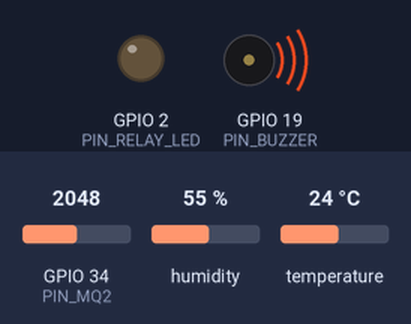
Recording of a sketch running on a simulated ESP32. On the bench: output pins drawn as LEDs (lit = HIGH), buzzer (waves = sounding). The test bench sets the inputs (shaded band); at power-on: GPIO 34 (PIN_MQ2) = 2048, humidity 55 %, temperature 24 °C. WiFi joins after 1.5 s; servers stay silent unless stated; random numbers use the default seed unless the sketch sets one; no MQTT or app messages arrive unless stated; what the sketch prints to the serial monitor is not drawn.

Above: at 3.7 s.
3.8 s: GPIO 34 (PIN_MQ2) set to 1038
6.5 s: GPIO 34 (PIN_MQ2) set to 950
At 7.8 s:
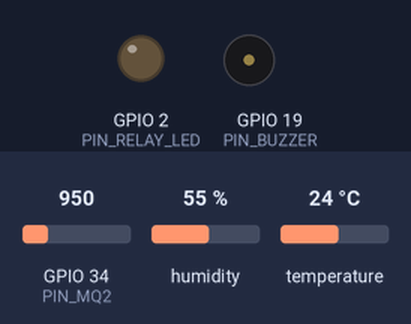
13.5 s: GPIO 34 (PIN_MQ2) set to 1040
At 14.3 s:
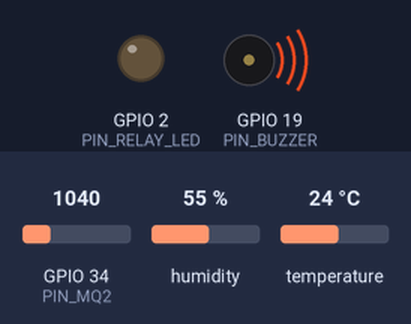
15.0 s: GPIO 34 (PIN_MQ2) set to 960
At 15.5 s:
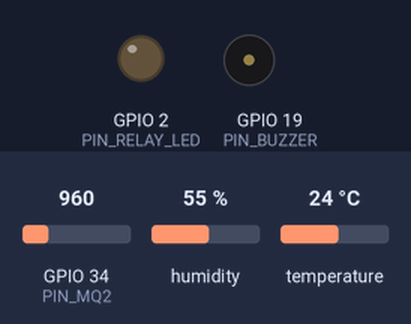
Timing chart, 0 to 17.5 s (numbered marks = the images above; inputs shaded):
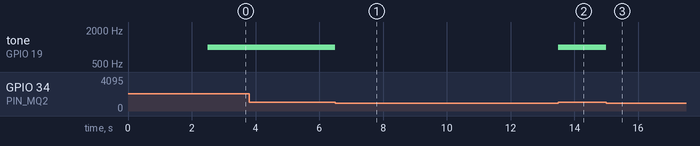

The sketch:

esp32_2_safety_control.ino
```cpp
/*
  =============================================================================
  PROYEK PTI 2026 - MONITORING LISTRIK & KEAMANAN RUMAH
  FIRMWARE ESP32 #2 : KEAMANAN LINGKUNGAN & KONTROL AKTUATOR
  =============================================================================
  Perangkat Keras : Sensor MQ-2, Sensor DHT22, LED (Simulasi Relay), Buzzer Alarm
  Topic Publish   : kelompok20/safety/data      (Telemetri Gas & Suhu)
  Topic Subscribe : kelompok20/control/command  (Menerima Perintah dari Web/Jarvis)
  Topic Feedback  : kelompok20/control/status   (Konfirmasi Status Eksekusi)
  Broker          : EMQX Cloud (j3a33332.ala.asia-southeast1.emqxsl.com:8883)
  =============================================================================
*/

#include <WiFi.h>
#include <WiFiClientSecure.h>
#include <PubSubClient.h>
#include <DHT.h>
#include <ArduinoJson.h>

// ===== 1. KONFIGURASI PIN PERANGKAT KERAS =====
#define PIN_MQ2         34   // Input Analog ADC untuk Sensor Gas MQ-2
#define PIN_DHT         4    // Pin Data untuk Sensor Suhu/Kelembaban DHT22
#define DHTTYPE         DHT22
#define PIN_RELAY_LED   2    // Pin Output untuk Lampu / Relay LED
#define PIN_BUZZER      19   // Pin Output untuk Alarm Buzzer (DIPERBAIKI)

// Batas aman kadar gas (ADC 0 - 4095). Baseline udara normal: 400-750. Jika >= 1000, alarm berbunyi lokal otomatis
#define GAS_THRESHOLD   1000

// ===== 2. KONFIGURASI WI-FI & BROKER MQTT =====
const char* ssid            = "NAMA_WIFI_ANDA";       // Ganti dengan SSID Wi-Fi
const char* password        = "PASSWORD_WIFI_ANDA";   // Ganti dengan Password Wi-Fi
const char* mqtt_server     = "j3a33332.ala.asia-southeast1.emqxsl.com";
const int   mqtt_port       = 8883;
const char* mqtt_user       = "kelompok20";
const char* mqtt_pass       = "Anggaiot123";

const char* topic_telemetry = "kelompok20/safety/data";
const char* topic_command   = "kelompok20/control/command";
const char* topic_status    = "kelompok20/control/status";

DHT dht(PIN_DHT, DHTTYPE);
WiFiClientSecure espClient;
PubSubClient client(espClient);

// Status Perangkat Saat Ini
bool stateRelay       = false; // false = OFF, true = ON
bool stateBuzzer      = false; // false = OFF, true = ON (kontrol manual)
bool isGasDangerLocal = false; // Status bahaya gas lokal

// ===== FITUR SNOOZE BUZZER 15 MENIT =====
const unsigned long SNOOZE_DURATION = 15UL * 60UL * 1000UL; // 15 menit (dalam milidetik)
unsigned long snoozeStartTime       = 0;
bool isBuzzerSnoozed                = false;

unsigned long lastSend = 0;
const unsigned long intervalSend = 3000; // Kirim data telemetri tiap 3 detik

// ===== PERBAIKAN: FUNGSI KONTROL BUZZER DENGAN TONE =====
// Menggunakan frekuensi 1000 Hz sesuai hasil pengujian buzzer.
const int BUZZER_FREQUENCY = 1000;

// Menyimpan kondisi fisik buzzer agar tone() tidak terus diulang.
bool buzzerPhysicalOn = false;

void setBuzzer(bool on) {

  // Tidak perlu mengulang perintah jika status tidak berubah.
  if (on == buzzerPhysicalOn) {
    return;
  }

  if (on) {
    tone(PIN_BUZZER, BUZZER_FREQUENCY);
    Serial.println("[BUZZER] Berbunyi 1000 Hz");
  } else {
    noTone(PIN_BUZZER);
    Serial.println("[BUZZER] Berhenti berbunyi");
  }

  buzzerPhysicalOn = on;
}

// ===== FUNGSI MENGIRIM KONFIRMASI STATUS (FEEDBACK) KE MQTT =====
void sendFeedback(String device, String state) {
  if (!client.connected()) return;

  StaticJsonDocument<128> doc;
  doc["device"] = device;
  doc["state"]  = state;

  char buf[128];
  serializeJson(doc, buf);
  client.publish(topic_status, buf);
  Serial.printf("[FEEDBACK] Terkirim: %s = %s\n", device.c_str(), state.c_str());
}

// ===== CALLBACK SAAT MENERIMA INSTRUKSI (DARI WEB DASHBOARD / JARVIS AI) =====
void mqttCallback(char* topic, byte* payload, unsigned int length) {
  String message = "";
  for (unsigned int i = 0; i < length; i++) {
    message += (char)payload[i];
  }
  Serial.printf("\n[MQTT INSTRUKSI DITERIMA] Topic: %s | Pesan: %s\n", topic, message.c_str());

  StaticJsonDocument<256> doc;
  DeserializationError error = deserializeJson(doc, message);
  if (error) {
    Serial.println("[ERROR] Gagal parsing JSON instruksi!");
    return;
  }

  // Ambil target dan action dengan aman dari payload JSON
  String target = "";
  if (doc.containsKey("target")) {
    target = doc["target"].as<String>();
  } else if (doc.containsKey("device")) {
    target = doc["device"].as<String>();
  }

  String action = "";
  if (doc.containsKey("action")) {
    action = doc["action"].as<String>();
  } else if (doc.containsKey("state")) {
    action = doc["state"].as<String>();
  }

  target.toLowerCase();
  target.trim();
  action.toUpperCase();
  action.trim();

  Serial.printf("[DEBUG PARSING] Target: '%s' | Action: '%s'\n", target.c_str(), action.c_str());

  // A. KONTROL LAMPU / RELAY LED
  if (target == "relay_led" || target == "lampu" || target == "led") {
    stateRelay = (action == "ON");
    digitalWrite(PIN_RELAY_LED, stateRelay ? HIGH : LOW);
    Serial.println("[EKSEKUSI] Status Relay LED sekarang: " + String(stateRelay ? "ON" : "OFF"));
    sendFeedback("relay_led", stateRelay ? "ON" : "OFF");
  }

  // B. KONTROL MANUAL ALARM BUZZER DENGAN FITUR SNOOZE 15 MENIT
  else if (target == "buzzer" || target == "alarm") {
    if (action == "ON") {
      stateBuzzer = true;
      isBuzzerSnoozed = false; // Batalkan snooze jika pengguna sengaja membunyikan manual

      // PERBAIKAN: Gunakan tone() melalui setBuzzer()
      setBuzzer(true);

      Serial.println("[EKSEKUSI] Status Buzzer sekarang: ON (Manual)");
      sendFeedback("buzzer", "ON");

    } else if (action == "OFF") {
      stateBuzzer = false;

      // Jika saat ini sedang terdeteksi bahaya gas, aktifkan mode SNOOZE 15 Menit!
      if (isGasDangerLocal) {
        isBuzzerSnoozed = true;
        snoozeStartTime = millis();
        Serial.println("[SNOOZE] Buzzer dimatikan oleh user saat gas tinggi! Mode hening aktif selama 15 menit.");
      } else {
        isBuzzerSnoozed = false;
      }

      // PERBAIKAN: Gunakan noTone() melalui setBuzzer()
      setBuzzer(false);

      Serial.println("[EKSEKUSI] Status Buzzer sekarang: OFF");
      sendFeedback("buzzer", "OFF");
    }
  }
}

// ===== FUNGSI KONEKSI WI-FI =====
void connectWifi() {
  Serial.print("Menghubungkan ke Wi-Fi: ");
  Serial.println(ssid);
  WiFi.mode(WIFI_STA);
  WiFi.begin(ssid, password);

  int retries = 0;
  while (WiFi.status() != WL_CONNECTED && retries < 25) {
    delay(500);
    Serial.print(".");
    retries++;
  }

  if (WiFi.status() == WL_CONNECTED) {
    Serial.println("\n[WIFI] Terhubung! IP: " + WiFi.localIP().toString());
  } else {
    Serial.println("\n[WIFI] Belum terhubung, akan dicoba ulang di background...");
  }
}

// ===== FUNGSI KONEKSI MQTT & SUBSCRIBE =====
void reconnectMqtt() {
  if (!client.connected()) {
    Serial.print("[MQTT] Menghubungkan ke EMQX Cloud...");
    String clientId = "ESP32_SAFETY_" + String(random(0xffff), HEX);

    if (client.connect(clientId.c_str(), mqtt_user, mqtt_pass)) {
      Serial.println(" Berhasil terhubung!");
      // Wajib subscribe ke topic command kontrol
      client.subscribe(topic_command);
      Serial.println("[MQTT] Berhasil subscribe ke topic: " + String(topic_command));
    } else {
      Serial.print(" Gagal, rc=");
      Serial.println(client.state());
    }
  }
}

void setup() {
  Serial.begin(115200);
  delay(1000);
  Serial.println("\n=== ESP32 #2 KEAMANAN & KONTROL AKTUATOR ===");

  // Inisialisasi Pin Output
  pinMode(PIN_RELAY_LED, OUTPUT);
  pinMode(PIN_BUZZER, OUTPUT);
  digitalWrite(PIN_RELAY_LED, LOW);
  digitalWrite(PIN_BUZZER, LOW);

  // Inisialisasi Sensor DHT22
  dht.begin();

  // Koneksi Jaringan
  connectWifi();

  espClient.setInsecure();
  client.setServer(mqtt_server, mqtt_port);
  client.setCallback(mqttCallback);
  client.setBufferSize(512);
}

void loop() {
  // Jaga koneksi MQTT secara non-blocking
  if (WiFi.status() == WL_CONNECTED) {
    if (!client.connected()) {
      static unsigned long lastReconnect = 0;
      if (millis() - lastReconnect > 5000) {
        lastReconnect = millis();
        reconnectMqtt();
      }
    } else {
      client.loop(); // Memproses pesan masuk dari MQTT
    }
  }

  // ===== 1. LOCAL SAFETY LOGIC & SNOOZE 15 MENIT =====
  int gasRaw = analogRead(PIN_MQ2);
  isGasDangerLocal = (gasRaw > GAS_THRESHOLD);

  // A. Periksa apakah masa hening (Snooze 15 menit) sudah kedaluwarsa
  if (isBuzzerSnoozed) {
    if (millis() - snoozeStartTime >= SNOOZE_DURATION) {
      isBuzzerSnoozed = false; // Masa snooze 15 menit habis!
      Serial.println("[SNOOZE BERAKHIR] 15 menit telah lewat. Jika gas masih tinggi, buzzer akan berbunyi lagi!");
    }
  }

  // B. Jika kadar gas sudah kembali turun normal (< 1000), reset status snooze otomatis
  if (!isGasDangerLocal) {
    isBuzzerSnoozed = false;
  }

  // C. Logika Bunyi Buzzer:
  // Berbunyi jika: (Dinyalakan manual) ATAU (Gas bahaya DAN TIDAK sedang di-snooze)
  bool shouldBuzzerSound = stateBuzzer || (isGasDangerLocal && !isBuzzerSnoozed);

  // PERBAIKAN: Kontrol buzzer menggunakan tone() / noTone()
  setBuzzer(shouldBuzzerSound);

  // ===== 2. KIRIM TELEMETRI KE CLOUD TIAP 3 DETIK =====
  unsigned long now = millis();
  if (now - lastSend >= intervalSend) {
    lastSend = now;

    float temp = dht.readTemperature();
    float hum  = dht.readHumidity();

    if (isnan(temp)) temp = 28.5; // Nilai fallback jika DHT22 baru menyala
    if (isnan(hum))  hum  = 65.0;

    Serial.printf("[SENSOR] Gas: %d ppm (%s%s) | Suhu: %.1f C | Hum: %.1f%% | Relay: %s | Buzzer: %s\n",
                  gasRaw,
                  isGasDangerLocal ? "BAHAYA" : "AMAN",
                  isBuzzerSnoozed ? " [SNOOZE 15m]" : "",
                  temp, hum,
                  stateRelay ? "ON" : "OFF",
                  shouldBuzzerSound ? "ON" : "OFF");

    // Format Payload Telemetri untuk Laravel & Dashboard
    StaticJsonDocument<256> doc;
    doc["device_id"]   = "esp32_safety_02";
    doc["gas_ppm"]     = gasRaw;
    doc["temperature"] = temp;
    doc["humidity"]    = hum;
    doc["gas_danger"]  = isGasDangerLocal;
    doc["buzzer"]      = shouldBuzzerSound ? "ON" : "OFF";
    doc["relay_led"]   = stateRelay ? "ON" : "OFF";

    char buffer[256];
    serializeJson(doc, buffer);

    if (client.connected()) {
      client.publish(topic_telemetry, buffer);
      Serial.println("-> Telemetri terkirim ke: " + String(topic_telemetry));
    }
  }
}
```

Measured:
- the behaviour switches between 1001 and 1000 on GPIO 34 (PIN_MQ2) (found by bisection; images 0 and 1)
- after the input at 3.8 s, every drawn part: stays the same
- after the input at 6.5 s, tone on GPIO 19 (PIN_BUZZER): 1000 Hz → silent at once
- after the input at 13.5 s, tone on GPIO 19 (PIN_BUZZER): silent → 1000 Hz at once
- after the input at 15.0 s, tone on GPIO 19 (PIN_BUZZER): 1000 Hz → silent at once
